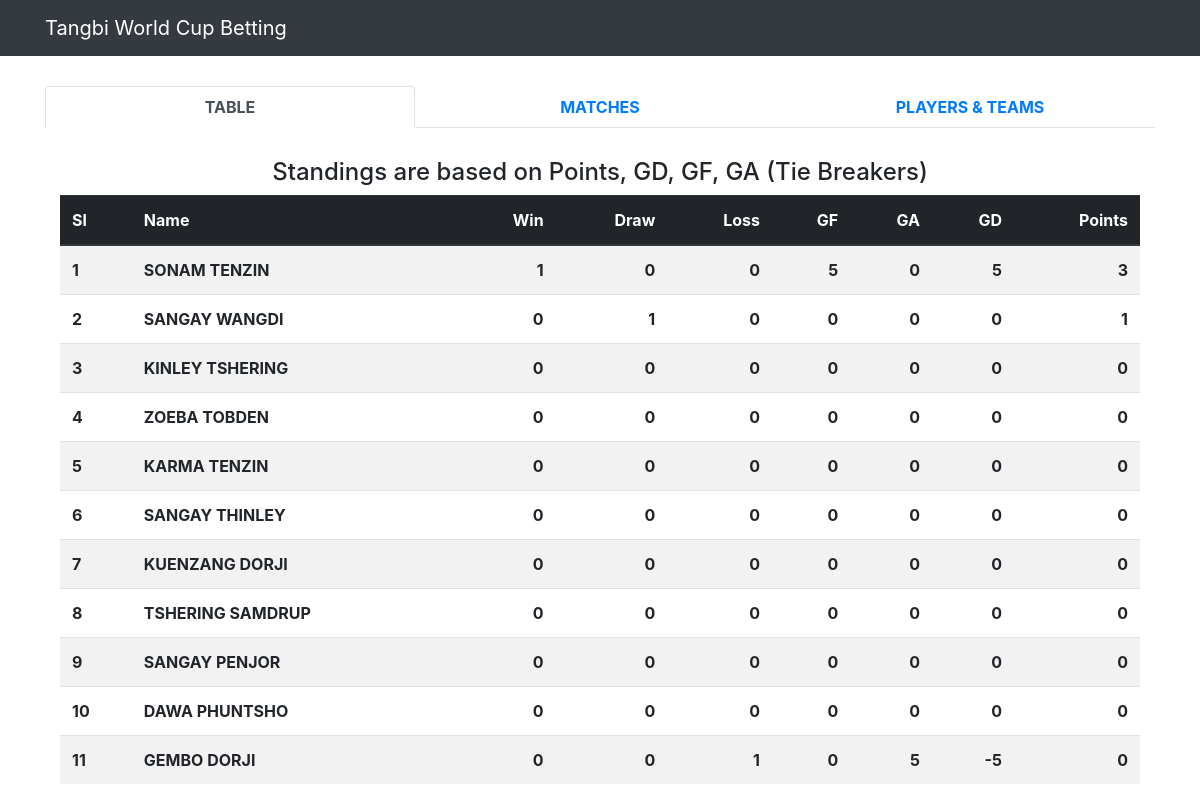
The page /wc/ on the database its author committed.
### wc/models.py (models this page shows, shortened)
class Team(models.Model):
    team = models.ForeignKey(Country, on_delete=models.CASCADE, related_name="team")
    goal = models.IntegerField(blank=True, null=True)
    concede = models.IntegerField(blank=True, null=True, default=0)
    pen_for = models.IntegerField(blank=True, null=True, default=0)
    pen_agn = models.IntegerField(blank=True, null=True, default=0)
    gd = models.IntegerField(blank=True, null=True, default=0)
    point = models.IntegerField(default=0)
    win = models.IntegerField(default=0)
    loss = models.IntegerField(default=0)
    draw = models.IntegerField(default=0)
    match_order = models.TextField(max_length=6, blank=True, null=True, unique=True)

class Player(models.Model):
    player_name = models.CharField(max_length=200)
    team_one = models.ForeignKey(Country, on_delete=models.CASCADE, related_name="country_one")
    team_two = models.ForeignKey(Country, on_delete=models.CASCADE, related_name="country_two")
    team_three = models.ForeignKey(Country, on_delete=models.CASCADE, related_name="country_three")
    team_four = models.ForeignKey(Country, on_delete=models.CASCADE, related_name="country_four")

### wc/views.py (the view)
# urls.py: path('', views.index, name='index'),
def index(request):
    context = {}
    matches = Match.objects.order_by('match_order')
    players = Player.objects.order_by('id')
    standings = []
    for p in players:
        one = Team.objects.raw("select id, sum(point) as points, sum(goal) as goal, sum(concede) as concede, sum(gd) as gd, \
                                sum(win) as win, sum(loss) as loss, sum(draw) as draw, sum(gd) as gd from wc_team \
                                where team_id = \'" + str(p.team_one_id) + "\'")
        two = Team.objects.raw("select id, sum(point) as points, sum(goal) as goal, sum(concede) as concede, sum(gd) as gd, \
                                sum(win) as win, sum(loss) as loss, sum(draw) as draw, sum(gd) as gd from wc_team \
                                where team_id = \'" + str(p.team_two_id) + "\'")
        three = Team.objects.raw("select id, sum(point) as points, sum(goal) as goal, sum(concede) as concede, sum(gd) as gd, \
                                sum(win) as win, sum(loss) as loss, sum(draw) as draw, sum(gd) as gd from wc_team \
                                where team_id = \'" + str(p.team_three_id) + "\'")
        four = Team.objects.raw("select id, sum(point) as points, sum(goal) as goal, sum(concede) as concede, sum(gd) as gd, \
                                sum(win) as win, sum(loss) as loss, sum(draw) as draw, sum(gd) as gd from wc_team \
                                where team_id = \'" + str(p.team_four_id) + "\'")
        total = int(one[0].points) + int(two[0].points) + int(three[0].points) + int(four[0].points)
        goals = int(one[0].goal if one[0].goal else 0) + int(two[0].goal if two[0].goal else 0) + int(three[0].goal if three[0].goal else 0) + \
            int(four[0].goal if four[0].goal else 0)
        gas = int(one[0].concede) + int(two[0].concede) + int(three[0].concede) + int(four[0].concede)
        gds = int(one[0].gd) + int(two[0].gd) + int(three[0].gd) + int(four[0].gd)
        win = int(one[0].win) + int(two[0].win) + int(three[0].win) + int(four[0].win)
        loss = int(one[0].loss) + int(two[0].loss) + int(three[0].loss) + int(four[0].loss)
        draw = int(one[0].draw) + int(two[0].draw) + int(three[0].draw) + int(four[0].draw)
        standings.append({"name": p.player_name, "one": one[0].points, "two": two[0].points, "three": three[0].points, "four": four[0].points,
                          "win": win, "loss": loss, "draw": draw,
                          "goals": goals, "gas": gas, "gds": gds, "total": total})
        sorted_standing = sorted(standings, key=lambda x: (x['total'], x['gds'], x['goals'], x['gas']), reverse=True)
    context['matches'] = matches
    context['players'] = players
    context['standings'] = sorted_standing
    return render(request, 'index.html', context)

### wc/models.py (called while the page is built)
    def __str__(self):
        return self.country_name

### wc/templates/index.html (shortened to what this page needs)
{% load static %}
<!DOCTYPE html>
<html lang="en">
  <head>
    <link href="{% static "vendor/bootstrap/css/bootstrap.min.css" %}" rel="stylesheet">
  </head>
  <body>
    <nav class="navbar navbar-expand-lg navbar-dark bg-dark fixed-top">
      <div class="container">
        <a class="navbar-brand" href="#">Tangbi World Cup Betting</a>
      </div>
    </nav>
    <div class="container">
      <div class="row">
        <div class="col-lg-12 text-center">
          <div style="height: 30px; width:100%;"></div>
          <ul class="nav nav-tabs nav-justified">
			  <li class="nav-item">
			    <a class="nav-link active text-uppercase font-weight-bold" data-toggle="tab" href="#standings">Table</a>
			  </li>
			  <li class="nav-item">
			    <a class="nav-link text-uppercase font-weight-bold" data-toggle="tab" href="#matches">Matches</a>
			  </li>
			  <li class="nav-item">
			    <a class="nav-link text-uppercase font-weight-bold" data-toggle="tab" href="#players">Players & Teams</a>
			  </li>
			</ul>
			<div class="tab-content">
			  <div class="tab-pane container active" id="standings">
			  	<div style="height: 30px; width:100%;"></div>
			  	<div><h4>Standings are based on Points, GD, GF, GA (Tie Breakers)</h4></div>
			  	<table class="table table-striped table-hover">
			  		<thead class="thead-dark">
					    <tr>
					      <th class="text-left">Sl </th>
					      <th class="text-left">Name</th>
					      <th class="text-right">Win</th>
					      <th class="text-right">Draw</th>
					      <th class="text-right">Loss</th>
					      <th class="text-right">GF</th>
					      <th class="text-right">GA</th>
						  <th class="text-right">GD</th>
						  <th class="text-right">Points</th>
					    </tr>
					  </thead>
					  <tbody>
				  	{% if standings %}
						{% for m in standings %}
							<tr>
						      <th class="text-left">{{ forloop.counter }}</th>
						      <th class="text-left text-uppercase">{{ m.name }}</th>
						      <th class="text-right">{{ m.win }} </th>
						      <th class="text-right">{{ m.draw }}</th>
						      <th class="text-right">{{ m.loss }}</th>
						      <th class="text-right">{{ m.goals }}</th>
						      <th class="text-right">{{ m.gas }}</th>
							  <th class="text-right">{{ m.gds }}</th>
							  <th class="text-right">{{ m.total }}</th>
						    </tr>
						{% endfor %}
				  	{% else %}
					    <p>No Standings are available.</p>
					{% endif %}
				</tbody>
				</table>
			  </div>
			</div>
        </div>
      </div>
    </div>
  </body>
</html>

### wc/templates/index.html (style rules this page uses)
body { padding-top: 54px; }
@media (min-width: 992px) { body { padding-top: 56px; } }

### rows shown on the page
Team: name "SONAM TENZIN", win "1", draw "0", loss "0", goals "5", gas "0", gds "5", total "3"
Player: name "SANGAY WANGDI"
Player: name "KINLEY TSHERING"
Player: name "ZOEBA TOBDEN"
Player: name "KARMA TENZIN"
Player: name "SANGAY THINLEY"
Player: name "KUENZANG DORJI"
Player: name "TSHERING SAMDRUP"
Player: name "SANGAY PENJOR"
Player: name "DAWA PHUNTSHO"
Team: name "GEMBO DORJI", win "0", draw "0", loss "1", goals "0", gas "5", gds "-5", total "0"

### other values the page prints
{{ m.win }} "0" "0" "0" "0" "0" "0" "0" "0" "0"
{{ m.draw }} "1" "0" "0" "0" "0" "0" "0" "0" "0"
{{ m.loss }} "0" "0" "0" "0" "0" "0" "0" "0" "0"
{{ m.goals }} "0" "0" "0" "0" "0" "0" "0" "0" "0"
{{ m.gas }} "0" "0" "0" "0" "0" "0" "0" "0" "0"
{{ m.gds }} "0" "0" "0" "0" "0" "0" "0" "0" "0"
{{ m.total }} "1" "0" "0" "0" "0" "0" "0" "0" "0"
